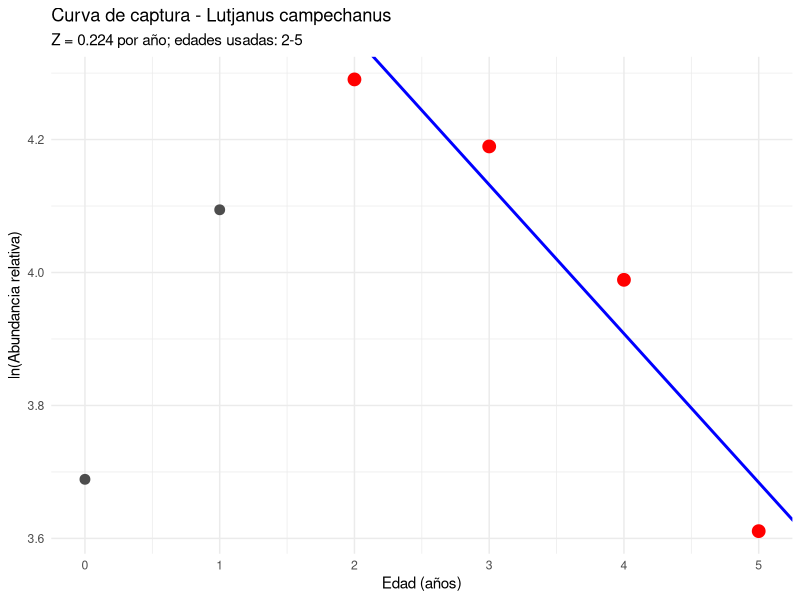
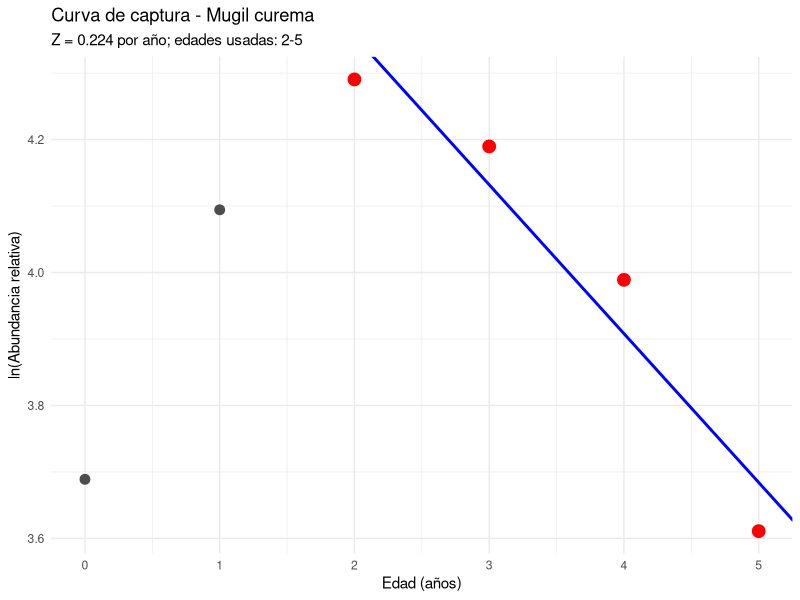
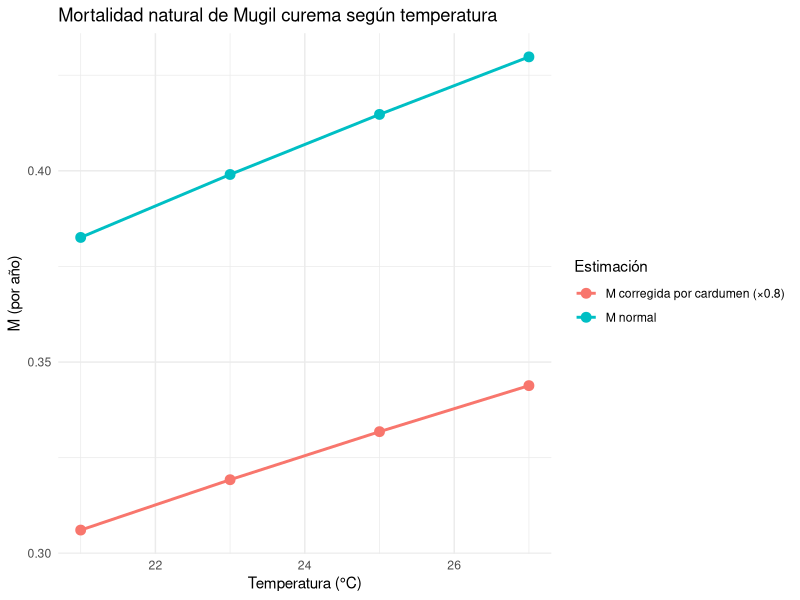
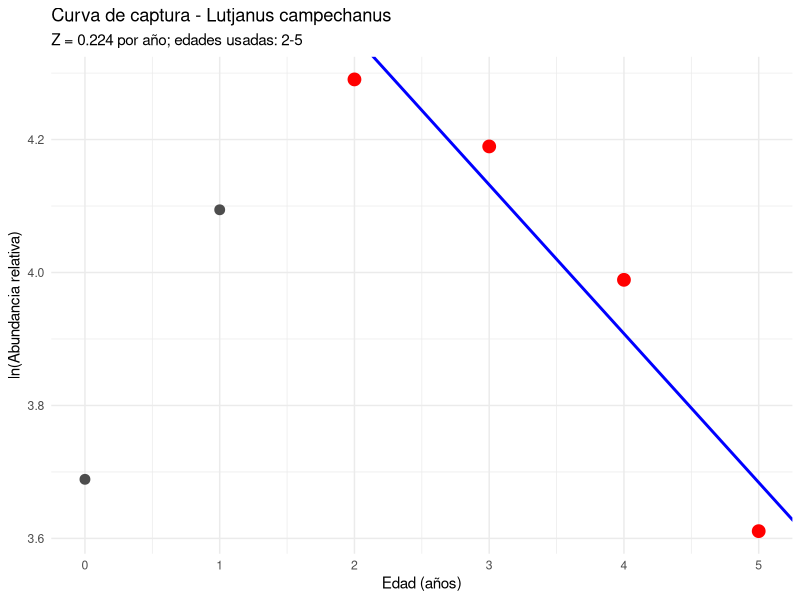
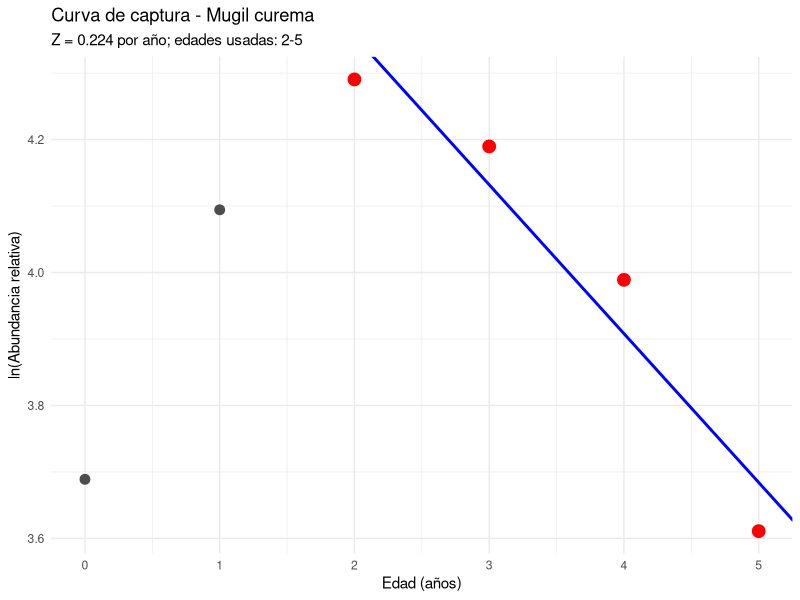
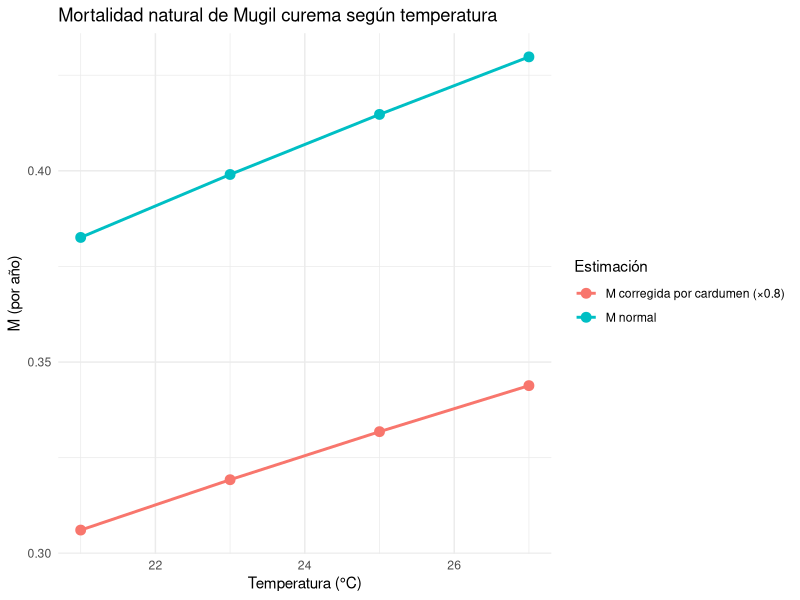

Write R code to recreate these figures, in order.
# ==============================================================================
# PRÁCTICA 8: MORTALIDAD TOTAL, NATURAL Y POR PESCA
# Especies: Lutjanus campechanus y Mugil curema
# Entorno: Posit Cloud
# ==============================================================================

# 1. PAQUETES
if(!require(tidyverse)) install.packages("tidyverse")
library(tidyverse)

# 2. CARPETA DE RESULTADOS
if(!dir.exists("resultados_practica8")) dir.create("resultados_practica8")

# ==============================================================================
# 3. DATOS PARA LA CURVA DE CAPTURA
# ==============================================================================
# La tabla de abundancias por edad es la misma que aparece en el manual y en el
# documento "DATOS PARA LA PRACTICA DE MORTALIDAD".
datos_captura <- tibble(
  Edad = 0:5,
  Abundancia = c(40, 60, 73, 66, 54, 37)
)

# ==============================================================================
# 4. FUNCIÓN PARA ESTIMAR Z POR CURVA DE CAPTURA
# ==============================================================================
# Se usa la rama descendente, a partir de la edad 2 (reclutamiento completo).
calcular_Z <- function(df, especie, edad_inicio = 2) {
  
  df2 <- df %>%
    mutate(ln_Abundancia = log(Abundancia))
  
  datos_ajuste <- df2 %>%
    filter(Edad >= edad_inicio)
  
  ajuste <- lm(ln_Abundancia ~ Edad, data = datos_ajuste)
  
  pendiente <- coef(ajuste)[2]
  intercepto <- coef(ajuste)[1]
  Z <- -pendiente
  S <- exp(-Z)
  A <- 1 - S
  
  resultado <- tibble(
    Especie = especie,
    Edad_inicio = edad_inicio,
    Intercepto = intercepto,
    Pendiente = pendiente,
    Z = Z,
    Supervivencia_S = S,
    Mortalidad_anual_A = A
  )
  
  p <- ggplot(df2, aes(x = Edad, y = ln_Abundancia)) +
    geom_point(size = 3, color = "gray30") +
    geom_point(data = datos_ajuste, aes(x = Edad, y = ln_Abundancia),
               size = 4, color = "red") +
    geom_abline(intercept = intercepto, slope = pendiente,
                color = "blue", linewidth = 1) +
    labs(
      title = paste("Curva de captura -", especie),
      subtitle = paste("Z =", round(Z, 3), "por año; edades usadas:", 
                       paste(range(datos_ajuste$Edad), collapse = "-")),
      x = "Edad (años)",
      y = "ln(Abundancia relativa)"
    ) +
    theme_minimal()
  
  return(list(resultado = resultado, plot = p, ajuste = ajuste))
}

# ==============================================================================
# 5. CALCULAR Z PARA LAS DOS ESPECIES
# ==============================================================================
especies <- c("Lutjanus campechanus", "Mugil curema")

resultados_Z <- map_dfr(especies, function(sp) {
  calc <- calcular_Z(datos_captura, sp, edad_inicio = 2)
  
  archivo <- paste0("resultados_practica8/01_curva_captura_", 
                    str_replace_all(sp, " ", "_"), ".png")
  ggsave(archivo, plot = calc$plot, width = 8, height = 6, dpi = 300)
  print(calc$plot)
  
  calc$resultado
})

write.csv(resultados_Z, "resultados_practica8/01_resultados_Z.csv", row.names = FALSE)
print("Resultados de mortalidad total Z:")
print(resultados_Z)

# ==============================================================================
# 6. FUNCIÓN PAULY (1980)
# ==============================================================================
pauly_M <- function(Linf, K, T, cardumen = FALSE) {
  M <- exp(-0.0152 - 0.279 * log(Linf) + 0.6543 * log(K) + 0.463 * log(T))
  if(cardumen) M <- 0.8 * M
  return(M)
}

# ==============================================================================
# 7. MORTALIDAD NATURAL PARA Lutjanus campechanus
# ==============================================================================
# Malla del manual: L∞ = 10, 80, 200 cm; K = 0.1, 0.5, 1, 2; T = 10, 15, 20 °C.
# No se aplica corrección por cardumen porque el manual no la indica para esta especie.
M_lutjanus <- expand_grid(
  Linf = c(10, 80, 200),
  K = c(0.1, 0.5, 1, 2),
  T = c(10, 15, 20)
) %>%
  mutate(M = pauly_M(Linf, K, T, cardumen = FALSE)) %>%
  pivot_wider(
    names_from = T,
    values_from = M,
    names_prefix = "M_T_"
  ) %>%
  arrange(Linf, K)

write.csv(M_lutjanus, "resultados_practica8/02_M_Lutjanus_grid.csv", row.names = FALSE)
print("Mortalidad natural M para Lutjanus campechanus:")
print(M_lutjanus)

# ==============================================================================
# 8. MORTALIDAD NATURAL PARA Mugil curema
# ==============================================================================
# Parámetros: L∞ = 46.1 cm; K = 0.14; T = 21, 23, 25, 27 °C.
# Se calcula M normal y M corregida por cardumen (×0.8).
M_mugil <- tibble(
  T = c(21, 23, 25, 27),
  Linf = 46.1,
  K = 0.14
) %>%
  mutate(
    M = pauly_M(Linf, K, T, cardumen = FALSE),
    M_cardumen = pauly_M(Linf, K, T, cardumen = TRUE)
  )

write.csv(M_mugil, "resultados_practica8/03_M_Mugil_curema.csv", row.names = FALSE)
print("Mortalidad natural M para Mugil curema:")
print(M_mugil)

# Gráfica de M vs temperatura para Mugil curema
p_mugil <- M_mugil %>%
  select(T, M, M_cardumen) %>%
  pivot_longer(cols = c(M, M_cardumen), names_to = "Tipo", values_to = "M") %>%
  mutate(Tipo = recode(Tipo,
                       M = "M normal",
                       M_cardumen = "M corregida por cardumen (×0.8)")) %>%
  ggplot(aes(x = T, y = M, color = Tipo)) +
  geom_line(linewidth = 1) +
  geom_point(size = 3) +
  labs(
    title = "Mortalidad natural de Mugil curema según temperatura",
    x = "Temperatura (°C)",
    y = "M (por año)",
    color = "Estimación"
  ) +
  theme_minimal()

print(p_mugil)
ggsave("resultados_practica8/03_M_Mugil.png", plot = p_mugil, 
       width = 8, height = 5, dpi = 300)

# ==============================================================================
# 9. VISUALIZAR TABLAS
# ==============================================================================
View(resultados_Z)
View(M_lutjanus)
View(M_mugil)

# ==============================================================================
# 10. MENSAJE FINAL
# ==============================================================================
cat("\n=======================================================\n")
cat("✔ Práctica 8 completada.\n")
cat("✔ Archivos guardados en la carpeta 'resultados_practica8'.\n")
cat("✔ Revisa el panel Files para descargar tablas e imágenes.\n")
cat("=======================================================\n")
